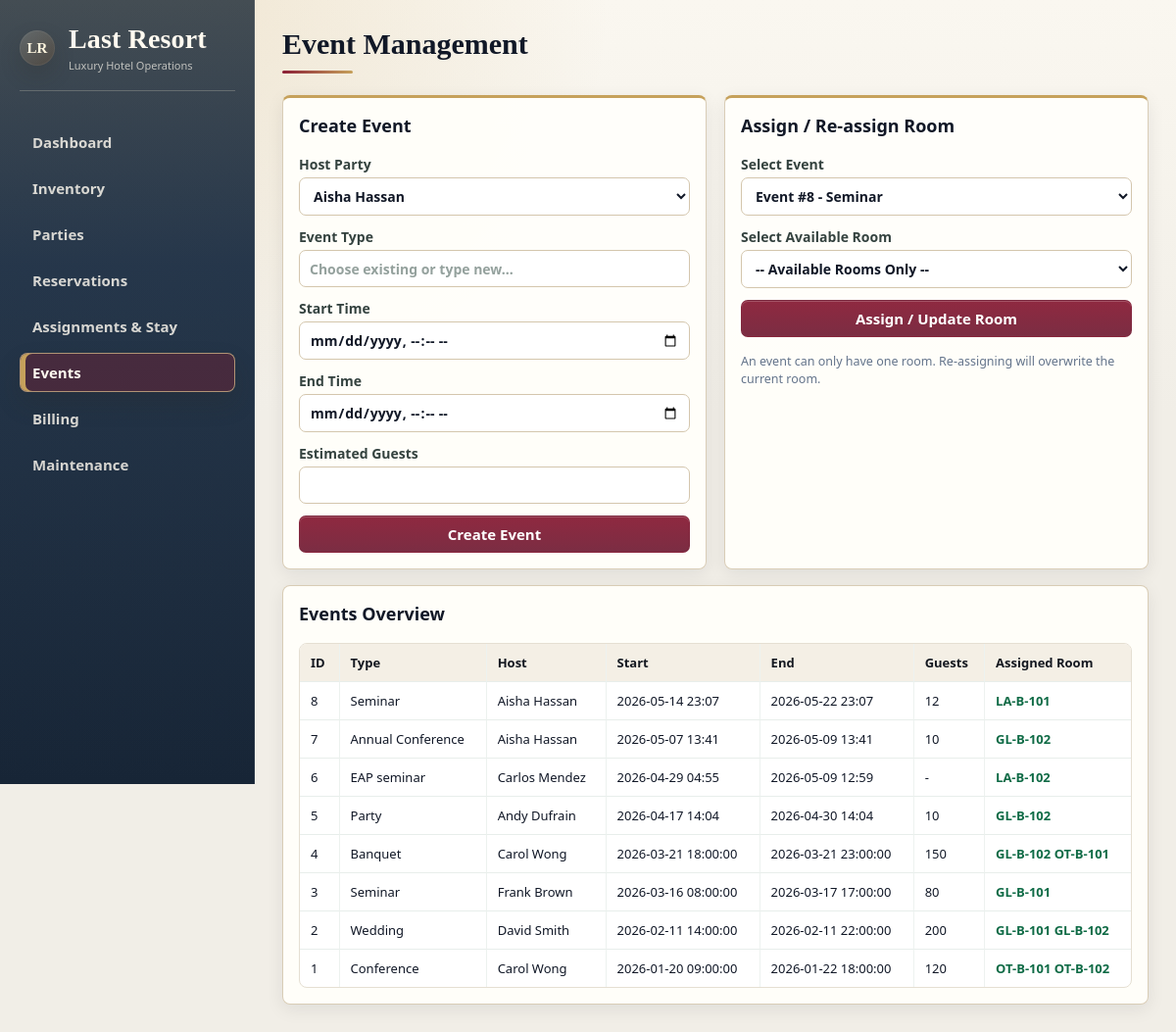
The app's page /events with its own data.
### tables this page shows
CREATE TABLE event (
    eventId INTEGER PRIMARY KEY,
    hostPartyId INTEGER NOT NULL,
    eventType TEXT NOT NULL,
    startTime TEXT NOT NULL,
    endTime TEXT NOT NULL,
    estimatedGuestCount INTEGER,
    usageTime TEXT,
    FOREIGN KEY (hostPartyId) REFERENCES party(partyId),
    CHECK (julianday(endTime) >= julianday(startTime))
);

CREATE TABLE party (
    partyId INTEGER PRIMARY KEY,
    email TEXT NOT NULL,
    phone TEXT NOT NULL,
    partyType TEXT NOT NULL,
    contactPersonName TEXT NOT NULL
);

CREATE TABLE "event_room" (
    eventId INTEGER NOT NULL,
    roomId  TEXT NOT NULL,
    PRIMARY KEY (eventId, roomId),
    FOREIGN KEY (eventId) REFERENCES event(eventId),
    FOREIGN KEY (roomId)  REFERENCES room(roomId)
);

### app.py (the view, shortened to what this page needs)
    @app.route("/events", methods=["GET", "POST"])
    def events():
        db = get_db()
        event_rows = db.execute(
            """
            SELECT e.*, p.contactPersonName
            FROM event e
            JOIN party p ON p.partyId = e.hostPartyId
            ORDER BY e.startTime DESC
            """
        ).fetchall()
        event_rooms = db.execute(
            """
            SELECT er.eventId, er.roomId, er.roomId AS roomLabel, r.roomNumber
            FROM event_room er
            JOIN room r ON r.roomId = er.roomId
            ORDER BY er.eventId, er.roomId
            """
        ).fetchall()
        parties_data = db.execute("SELECT partyId, contactPersonName FROM party ORDER BY contactPersonName").fetchall()
        event_types = db.execute(
            "SELECT DISTINCT eventType FROM event ORDER BY eventType"
        ).fetchall()
        rooms = db.execute(
            "SELECT roomId, roomId AS roomLabel, currentStatus FROM room WHERE currentStatus = 'Available' ORDER BY roomId"
        ).fetchall()
        return render_template(
            "events.html",
            events=event_rows,
            event_rooms=event_rooms,
            parties=parties_data,
            event_types=event_types,
            rooms=rooms,
        )

### app.py (called while the page is built)
def get_db() -> sqlite3.Connection:
    if "db" not in g:
        conn = sqlite3.connect(DB_PATH)
        conn.row_factory = sqlite3.Row
        conn.execute("PRAGMA foreign_keys = ON;")
        g.db = conn
    return g.db

### templates/events.html (shortened to what this page needs)
{% extends "base.html" %}
{% block content %}
<h2>Event Management</h2>
<div class="split events-workspace">
    <section class="card event-panel">
        <h3>Create Event</h3>
        <form method="post" class="grid-form">
            <label>Host Party
                <select name="hostPartyId" required>
                    {% for p in parties %}
                        <option value="{{ p.partyId }}">{{ p.contactPersonName }}</option>
                    {% endfor %}
                </select>
            </label>
            <label>Event Type
                <input name="eventType" list="event-type-options" placeholder="Choose existing or type new..." required>
            </label>
            <label>Start Time <input type="datetime-local" name="startTime" required></label>
            <label>End Time <input type="datetime-local" name="endTime" required></label>
            <label>Estimated Guests <input name="estimatedGuestCount" type="number" min="0"></label>
            <button class="btn" type="submit">Create Event</button>
        </form>
    </section>
    <section class="card event-panel">
        <h3>Assign / Re-assign Room</h3>
        <form method="post" class="grid-form">
            <label>Select Event
                <select name="eventId" required>
                    {% for e in events %}
                        <option value="{{ e.eventId }}">Event #{{ e.eventId }} - {{ e.eventType }}</option>
                    {% endfor %}
                </select>
            </label>
            <label>Select Available Room
                <select name="roomId" required>
                    <option value="" disabled selected>-- Available Rooms Only --</option>
                </select>
            </label>
            <button class="btn" type="submit">Assign / Update Room</button>
            <small class="event-note">An event can only have one room. Re-assigning will overwrite the current room.</small>
        </form>
    </section>
</div>
<section class="card">
    <h3>Events Overview</h3>
    <table>
        <thead>
            <tr>
                <th>ID</th><th>Type</th><th>Host</th><th>Start</th><th>End</th><th>Guests</th><th>Assigned Room</th>
            </tr>
        </thead>
        <tbody>
        {% for e in events %}
            <tr>
                <td>{{ e.eventId }}</td>
                <td>{{ e.eventType }}</td>
                <td>{{ e.contactPersonName }}</td>
                <td>{{ e.startTime|replace('T', ' ') }}</td>
                <td>{{ e.endTime|replace('T', ' ') }}</td>
                <td>{{ e.estimatedGuestCount or "-" }}</td>
                <td>
                    {% set ns = namespace(found=false) %}
                    {% for er in event_rooms %}
                        {% if er.eventId == e.eventId %}
                            <span class="event-room-assigned">{{ er.roomLabel }}</span>
                            {% set ns.found = true %}
                        {% endif %}
                    {% endfor %}
                </td>
            </tr>
        {% endfor %}
        </tbody>
    </table>
</section>
{% endblock %}

### records on screen
event: eventId "8", eventType "Seminar", contactPersonName "Aisha Hassan", startTime "2026-05-14 23:07", endTime "2026-05-22 23:07", estimatedGuestCount "12"
event_room: roomLabel "LA-B-101"
event: eventId "7", eventType "Annual Conference", contactPersonName "Aisha Hassan", startTime "2026-05-07 13:41", endTime "2026-05-09 13:41", estimatedGuestCount "10"
event_room: roomLabel "GL-B-102"
event: eventId "6", eventType "EAP seminar", contactPersonName "Carlos Mendez", startTime "2026-04-29 04:55", endTime "2026-05-09 12:59", estimatedGuestCount "-"
event_room: roomLabel "LA-B-102"
event: eventId "5", eventType "Party", contactPersonName "Andy Dufrain", startTime "2026-04-17 14:04", endTime "2026-04-30 14:04", estimatedGuestCount "10"
event_room: roomLabel "GL-B-102"
event: eventId "4", eventType "Banquet", contactPersonName "Carol Wong", startTime "2026-03-21 18:00:00", endTime "2026-03-21 23:00:00", estimatedGuestCount "150"
event_room: roomLabel "GL-B-102"
event_room: roomLabel "OT-B-101"
event: eventId "3", eventType "Seminar", contactPersonName "Frank Brown", startTime "2026-03-16 08:00:00", endTime "2026-03-17 17:00:00", estimatedGuestCount "80"
event_room: roomLabel "GL-B-101"
event: eventId "2", eventType "Wedding", contactPersonName "David Smith", startTime "2026-02-11 14:00:00", endTime "2026-02-11 22:00:00", estimatedGuestCount "200"
event_room: roomLabel "GL-B-101"
event_room: roomLabel "GL-B-102"
event: eventId "1", eventType "Conference", contactPersonName "Carol Wong", startTime "2026-01-20 09:00:00", endTime "2026-01-22 18:00:00", estimatedGuestCount "120"
event_room: roomLabel "OT-B-101"
event_room: roomLabel "OT-B-102"

### other values on screen
form field hostPartyId "Aisha Hassan"
